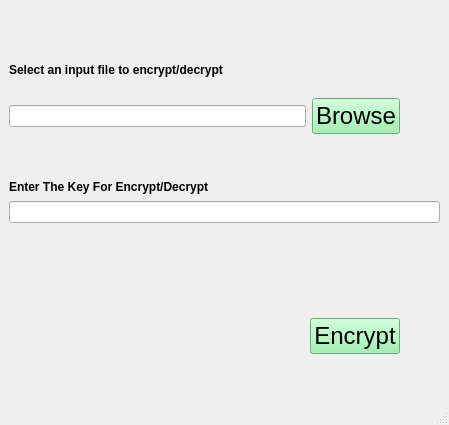
<?xml version="1.0" encoding="UTF-8"?>
<ui version="4.0">
 <class>MainWindow</class>
 <widget class="QMainWindow" name="MainWindow">
  <property name="geometry">
   <rect>
    <x>0</x>
    <y>0</y>
    <width>449</width>
    <height>425</height>
   </rect>
  </property>
  <property name="windowTitle">
   <string>MainWindow</string>
  </property>
  <widget class="QWidget" name="centralwidget">
   <layout class="QVBoxLayout" name="verticalLayout_2">
    <item>
     <spacer name="verticalSpacer_2">
      <property name="orientation">
       <enum>Qt::Vertical</enum>
      </property>
      <property name="sizeType">
       <enum>QSizePolicy::Preferred</enum>
      </property>
      <property name="sizeHint" stdset="0">
       <size>
        <width>20</width>
        <height>40</height>
       </size>
      </property>
     </spacer>
    </item>
    <item>
     <widget class="QLabel" name="label">
      <property name="text">
       <string>&lt;h4&gt;Select an input file to encrypt/decrypt</string>
      </property>
     </widget>
    </item>
    <item>
     <layout class="QHBoxLayout" name="horizontalLayout">
      <item>
       <widget class="QLineEdit" name="lineEdit_selectedFile"/>
      </item>
      <item>
       <widget class="QPushButton" name="pushButton_browse">
        <property name="styleSheet">
         <string notr="true">font: 75 11pt &quot;Ubuntu&quot;;
background-color: rgb(143, 240, 164);
font-size: 24px;</string>
        </property>
        <property name="text">
         <string>Browse</string>
        </property>
       </widget>
      </item>
      <item>
       <spacer name="horizontalSpacer_2">
        <property name="orientation">
         <enum>Qt::Horizontal</enum>
        </property>
        <property name="sizeType">
         <enum>QSizePolicy::Preferred</enum>
        </property>
        <property name="sizeHint" stdset="0">
         <size>
          <width>40</width>
          <height>20</height>
         </size>
        </property>
       </spacer>
      </item>
     </layout>
    </item>
    <item>
     <spacer name="verticalSpacer_3">
      <property name="orientation">
       <enum>Qt::Vertical</enum>
      </property>
      <property name="sizeType">
       <enum>QSizePolicy::Preferred</enum>
      </property>
      <property name="sizeHint" stdset="0">
       <size>
        <width>20</width>
        <height>40</height>
       </size>
      </property>
     </spacer>
    </item>
    <item>
     <layout class="QVBoxLayout" name="verticalLayout">
      <item>
       <widget class="QLabel" name="label_2">
        <property name="text">
         <string>&lt;h4&gt;Enter The Key For Encrypt/Decrypt</string>
        </property>
       </widget>
      </item>
      <item>
       <widget class="QLineEdit" name="lineEdit_key"/>
      </item>
     </layout>
    </item>
    <item>
     <spacer name="verticalSpacer_4">
      <property name="orientation">
       <enum>Qt::Vertical</enum>
      </property>
      <property name="sizeType">
       <enum>QSizePolicy::Preferred</enum>
      </property>
      <property name="sizeHint" stdset="0">
       <size>
        <width>20</width>
        <height>40</height>
       </size>
      </property>
     </spacer>
    </item>
    <item>
     <widget class="QLabel" name="label_result_file">
      <property name="styleSheet">
       <string notr="true">text-align: center;</string>
      </property>
      <property name="text">
       <string>
&lt;h5&gt;</string>
      </property>
     </widget>
    </item>
    <item>
     <layout class="QHBoxLayout" name="horizontalLayout_2">
      <item>
       <spacer name="horizontalSpacer_3">
        <property name="orientation">
         <enum>Qt::Horizontal</enum>
        </property>
        <property name="sizeHint" stdset="0">
         <size>
          <width>40</width>
          <height>20</height>
         </size>
        </property>
       </spacer>
      </item>
      <item>
       <widget class="QPushButton" name="pushButton_encryptFile">
        <property name="styleSheet">
         <string notr="true">font: 75 11pt &quot;Ubuntu&quot;;
background-color: rgb(143, 240, 164);
font-size: 24px;</string>
        </property>
        <property name="text">
         <string>Encrypt</string>
        </property>
       </widget>
      </item>
      <item>
       <spacer name="horizontalSpacer">
        <property name="orientation">
         <enum>Qt::Horizontal</enum>
        </property>
        <property name="sizeType">
         <enum>QSizePolicy::Preferred</enum>
        </property>
        <property name="sizeHint" stdset="0">
         <size>
          <width>40</width>
          <height>20</height>
         </size>
        </property>
       </spacer>
      </item>
     </layout>
    </item>
    <item>
     <spacer name="verticalSpacer">
      <property name="orientation">
       <enum>Qt::Vertical</enum>
      </property>
      <property name="sizeType">
       <enum>QSizePolicy::Preferred</enum>
      </property>
      <property name="sizeHint" stdset="0">
       <size>
        <width>20</width>
        <height>40</height>
       </size>
      </property>
     </spacer>
    </item>
   </layout>
  </widget>
  <widget class="QMenuBar" name="menubar">
   <property name="geometry">
    <rect>
     <x>0</x>
     <y>0</y>
     <width>449</width>
     <height>22</height>
    </rect>
   </property>
  </widget>
  <widget class="QStatusBar" name="statusbar"/>
 </widget>
 <resources/>
 <connections/>
</ui>
